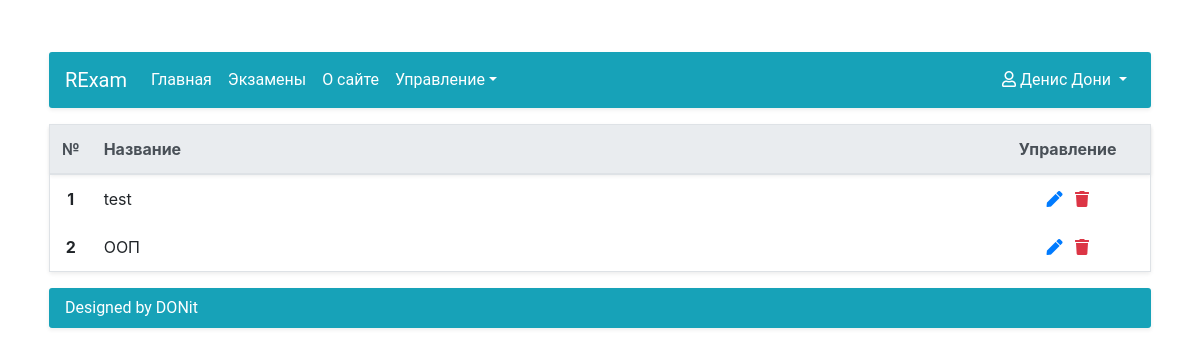
Screenshot of /exams/subject_list/ (signed in) with the database file from the repository.
### Accounts/models.py (models this page shows, shortened)
class UserAccount(AbstractUser):
    middle_name = models.CharField(max_length=20, blank=True, null=False, verbose_name=u'Отчество')
    study_group = models.ForeignKey(StudyGroup, on_delete=models.SET_NULL, null=True, blank=True)
    REQUIRED_FIELDS = ['email', 'first_name', 'last_name']
    class Meta:
        verbose_name = u'Пользователь'
        verbose_name_plural = u'Пользователи'

### Exams/models.py (models this page shows, shortened)
class Subject(Model):
    name = CharField(max_length=30, blank=False, null=False, verbose_name=u'Имя предмета')
    def get_delete_url(self):
        return reverse('SubjectDelete', kwargs={'pk': self.id})
    def get_update_url(self):
        return reverse('SubjectUpdate', kwargs={'pk': self.id})
    class Meta:
        verbose_name = u'Предмет'
        verbose_name_plural = u'Предметы'

### Exams/views.py (the view)
# urls.py: path('subject_list/', SubjectList.as_view(), name='SubjectList'),
class SubjectList(PermissionRequiredMixin, ListView):
    model = Subject
    template_name = 'Exams/Subject/SubjectPage.html'
    permission_required = 'Exams.view_subject'

### Exams/templates/Exams/Subject/SubjectPage.html (shortened to what this page needs)
{% extends 'RExam/BaseContent.html' %}
{% load static %}
{% block head_end %}
    <link rel="stylesheet" href="{% static 'Exams/style.css' %}"/>
{% endblock head_end %}
{% block content %}
    <div class="m-1">
        {% include 'Exams/Subject/ListSubject.html' with subjects_list=object_list %}
    </div>
{% endblock content %}

### RExam/templates/RExam/BaseContent.html (shortened to what this page needs)
{% extends 'RExam/base.html' %}
{% block body_start %}
    <div class="d-flex justify-content-center h-100">
        <div class="container mt-lg-5">
            <nav class="navbar navbar-expand-lg navbar-dark bg-info menu shadow-sm m-1">
                <a class="navbar-brand" href="{% url 'HomePage' %}">RExam</a>
                <div class="collapse navbar-collapse" id="navbarSupportedContent">
                    <ul class="navbar-nav mr-auto">
                        <li class="nav-item active">
                            <a class="nav-link" href="{% url 'HomePage' %}">Главная</a>
                        </li>
                        <li class="nav-item active">
                            <a class="nav-link" href="{% url 'ListExams' %}">Экзамены</a>
                        </li>
                        <li class="nav-item active">
                            <a class="nav-link" href="{% url 'AboutPage' %}">О сайте</a>
                        </li>
                        {% if user.is_staff %}
                            <li class="nav-item active dropdown">
                                <a class="nav-link dropdown-toggle active" href="#" id="navbarDropdown" role="button"
                                   data-toggle="dropdown" aria-haspopup="true" aria-expanded="false">Управление</a>
                            </li>
                        {% endif %}
                    </ul>
                    <ul class="nav navbar-nav navbar-right">
                        <li class="nav-item dropdown align-right">
                            <a class="nav-link dropdown-toggle active" href="#" id="navbarDropdown" role="button"
                               data-toggle="dropdown"
                               aria-haspopup="true" aria-expanded="false"><i class="far fa-user"></i>
                                {{ user.get_full_name }}
                            </a>
                        </li>
                    </ul>
                </div>
            </nav>
            {% block content %}{% endblock content %}
            <div class="footer shadow-sm m-1">
                <div class="footer-content bg-info">Designed by DONit</div>
            </div>
        </div>
    </div>
{% endblock body_start %}

### Exams/templates/Exams/Subject/ListSubject.html
{% extends 'RExam/ListTable.html' %}
{% block table_header %}
    <th style="width: 3%; text-align: center" scope="col">№</th>
    <th scope="col">Название</th>
    {% if perms.Exams %}
        <th style="width: 15%;text-align: center" scope="col">Управление</th>
    {% endif %}
{% endblock table_header %}
{% block table_body %}
    {% for subject in subjects_list %}
        <tr>
            <th scope="row" class="text-center">{{ forloop.counter }}</th>
            <td>{{ subject.name }}</td>
            <td class="text-center">
                {% if perms.Exams.change_subject %}
                    <a href="{{ subject.get_update_url }}" class="text-primary mr-2">
                        <i class="fas fa-pen"></i>
                    </a>
                {% endif %}
                {% if perms.Exams.delete_subject %}
                    <a class="text-danger" href="{{ subject.get_delete_url }}"><i
                            class="fa fa-trash" aria-hidden="true"></i></a>
                {% endif %}
            </td>
        </tr>
    {% empty %}
        <tr>
            <th scope="row" class="text-center">1</th>
            <td><p class="pl-3">Предметы отсутствуют...</p></td>
        </tr>
    {% endfor %}
{% endblock table_body %}

### RExam/static/RExam/style.css (style rules this page uses)
html, body { height: 100%; margin: 0; padding: 0; }
body { background: #ffffff; }
.footer-content { font-family: Roboto, sans-serif; border-radius: 3px; color: white; padding: .5rem 1rem; }
.menu { font-family: Roboto, sans-serif; border-radius: 3px; }
table a { text-decoration: none; color: inherit; }

### Exams/static/Exams/style.css (style rules this page uses)
.table td, .table th { border: none; }

### rows the page displays
UserAccount: get_full_name "Денис Дони"
Subject: name "test"
Subject: name "ООП"
